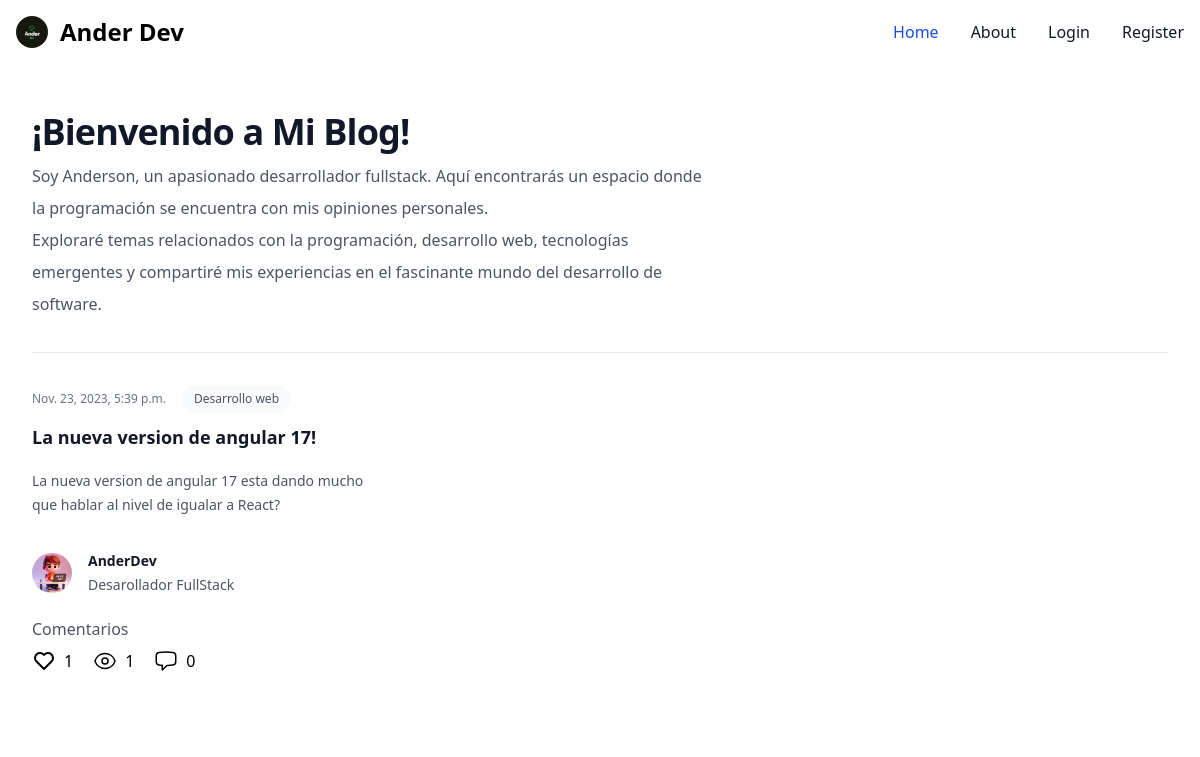
The app's page /, older data.
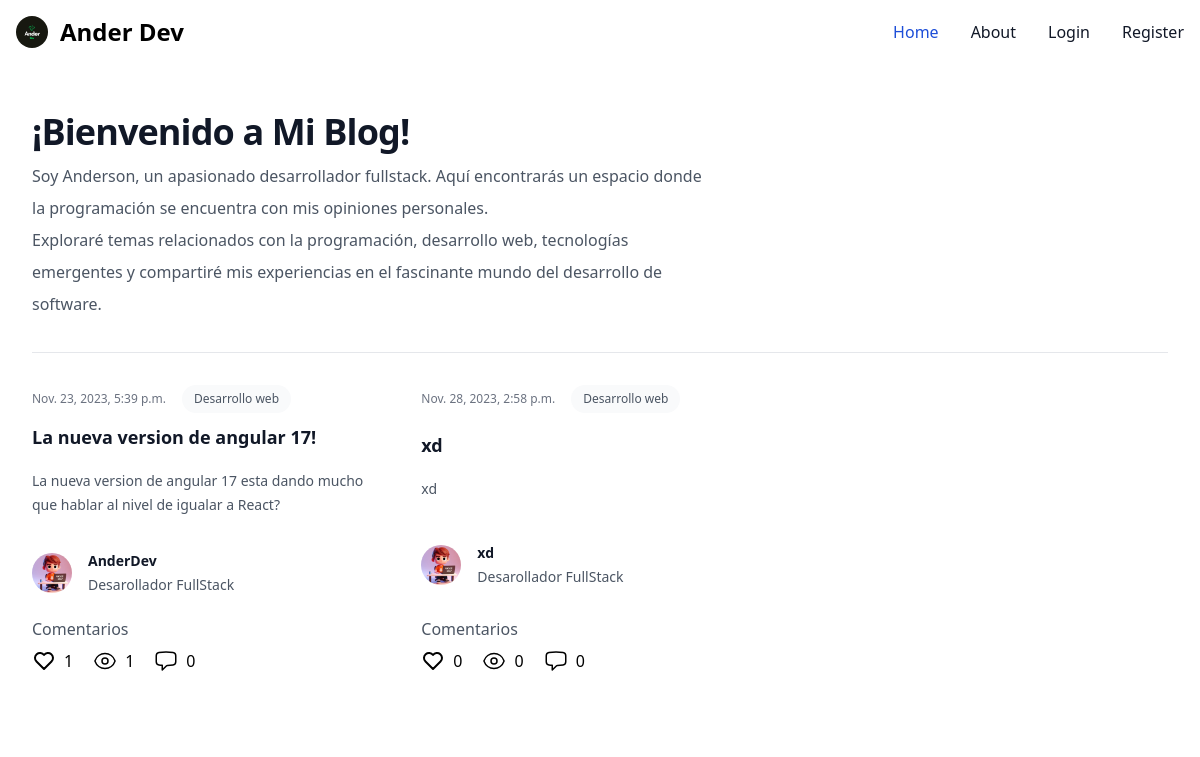
The same page, newer data.
### core/models.py (models this page shows, shortened)
class Post(models.Model):
    author = models.CharField(max_length=150, verbose_name='Author', blank=False, null=False)
    publicado = models.DateTimeField(auto_now_add=True)
    actualizado = models.DateTimeField(auto_now=True)
    categoria = models.ForeignKey(Categoria, on_delete=models.CASCADE)
    title = models.CharField(max_length=150,verbose_name='Title')
    content = models.TextField()
    picture = models.ImageField(upload_to='img/')
    slug = models.SlugField()
    @property
    def get_comment_count(self):
        return self.comment_set.all().count()
    @property
    def get_likes_count(self):
        return self.like_set.all().count()
    @property
    def get_views_count(self):
        return self.postview_set.all().count()

class Categoria(models.Model):
    name = models.CharField(max_length=150, verbose_name='Categoria')
    def __str__(self):
        return self.name

### core/views.py (the view)
# urls.py: path('',HomeView.as_view(), name='Home'),
class HomeView(View):
    def get(self, request, *args, **kwargs):
        dashboardinit = request.user.has_perm('core.can_add_post_view')
        posts = Post.objects.all()
        context = {
            'posts':posts,
            'dashboardinit':dashboardinit
        }
        return render(request,'post/index.html',context)

### templates/post/index.html (shortened to what this page needs)
{% extends "post/base.html" %}
{% load static %}
{% block content %}
    <section>
        <div class="bg-white py-14 sm:py-12">
          <div class="mx-auto max-w-7xl px-6 lg:px-8">
            <div class="mx-auto max-w-2xl lg:mx-0">
              <h2 class="text-3xl font-bold tracking-tight text-gray-900 sm:text-4xl">¡Bienvenido a Mi Blog!</h2>
              <p class="mt-2 text-base leading-8 text-gray-600">
                Soy Anderson, un apasionado desarrollador fullstack. Aquí encontrarás un espacio donde la programación se encuentra con mis opiniones personales.
            </p>
            <p class="text-base leading-8 text-gray-600">
              Exploraré temas relacionados con la programación, desarrollo web, tecnologías emergentes y compartiré mis experiencias en el fascinante mundo del desarrollo de software.
          </p>
          </div>
            <div class="mx-auto grid max-w-2xl grid-cols-1 gap-x-8 gap-y-16 border-t border-gray-200 sm:mt-8 sm:pt-8 lg:mx-0 lg:max-w-none lg:grid-cols-3">
              {% for post in posts %}
                <article class="flex max-w-xl flex-col items-start justify-between">
                  <div class="flex items-center gap-x-4 text-xs">
                    <time class="text-gray-500">{{post.publicado}}</time>
                    <a class="relative z-10 rounded-full bg-gray-50 px-3 py-1.5 font-medium text-gray-600 hover:bg-gray-100">{{post.categoria}}</a>
                  </div>
                  <div class="group relative">
                    <h3 class="mt-3 text-lg font-semibold leading-6 text-gray-900 group-hover:text-gray-600">
                      {% if  user.is_authenticated %}
                        <a href="{{post.get_absolute_url}}">
                      {% else %}
                      <a href="{% url "account_login" %}">
                      {% endif %}
                        <span class="absolute inset-0"></span>
                        {{post.title}}
                      </a>
                    </h3>
                    <p class="mt-5 line-clamp-3 text-sm leading-6 text-gray-600">
                      {{post.content}}
                    </p>
                  </div>
                  <div class="relative mt-8 flex items-center gap-x-4">
                    <img src={% static "logo.jpg" %} alt="" class="h-10 w-10 rounded-full bg-gray-50">
                    <div class="text-sm leading-6">
                      <p class="font-semibold text-gray-900">
                        <a href="#">
                          <span class="absolute inset-0"></span>
                          {{post.author}}
                        </a>
                      </p>
                      <p class="text-gray-600">Desarollador FullStack</p>
                    </div>
                  </div>
                  <div class="mt-5">
                    <h1 class="text-gray-600">Comentarios</h1>
                    <div class="py-2 flex gap-5">
                        {% if user.is_authenticated %}
                          <a href="{{post.get_like_url}}" class="flex gap-2">
                            {% else %}
                          <a href="{% url "account_login" %}" class="flex gap-2">
                        {% endif %}
                          {{post.get_likes_count}}
                        </a>
                        <p class="flex gap-2" >
                            {{post.get_views_count}}
                        </p>
                        <p class="flex gap-2">
                            {{post.get_comment_count}}</p>
                    </div>
                </div>
                </article>
              {% endfor %}
            </div>
          </div>
        </div>
    </section>
{% endblock content %}

### templates/post/base.html (shortened to what this page needs)
{% load static %}
{% load tailwind_tags %}
<html lang="en">
<head>
    {% tailwind_css %}
</head>
<body>
    {% include "includes/navbar.html" %}
    {% block content %}
    {% endblock content %}
</body>
</html>

### templates/includes/navbar.html (shortened to what this page needs)
{% load static %}
<nav class="bg-white border-gray-200 dark:bg-gray-900">
        <div class="max-w-screen-xl flex flex-wrap items-center justify-between mx-auto p-4">
            {% if dashboardinit %}
            <a href="/dashboard" class="flex items-center space-x-3 rtl:space-x-reverse">
                <img src="{% static 'anderdev.png' %}" class="h-8 rounded-full" alt="Logo" />
                <span class="self-center text-2xl font-semibold whitespace-nowrap dark:text-white">Ander Dev</span>
            </a>
            {% else %}
                <a href="#" class="flex items-center space-x-3 rtl:space-x-reverse">
                    <img src="{% static 'anderdev.png' %}" class="h-8 rounded-full" alt="Logo" />
                    <span class="self-center text-2xl font-semibold whitespace-nowrap dark:text-white">Ander Dev</span>
                </a>
            {% endif %}
        <div class="hidden w-full md:block md:w-auto" id="navbar-default">
            <ul class="font-medium flex flex-col p-4 md:p-0 mt-4 border border-gray-100 rounded-lg bg-gray-50 md:flex-row md:space-x-8 rtl:space-x-reverse md:mt-0 md:border-0 md:bg-white dark:bg-gray-800 md:dark:bg-gray-900 dark:border-gray-700">
            <li>
                <a href="#" class="block py-2 px-3 text-white bg-blue-700 rounded md:bg-transparent md:text-blue-700 md:p-0 dark:text-white md:dark:text-blue-500" aria-current="page">Home</a>
            </li>
            <li>
                <a href="#" class="block py-2 px-3 text-gray-900 rounded hover:bg-gray-100 md:hover:bg-transparent md:border-0 md:hover:text-blue-700 md:p-0 dark:text-white md:dark:hover:text-blue-500 dark:hover:bg-gray-700 dark:hover:text-white md:dark:hover:bg-transparent">About</a>
            </li>
            {% if user.is_authenticated %}
            <li>
                <a href="{% url "account_logout" %}" class="block py-2 px-3 text-gray-900 rounded hover:bg-gray-100 md:hover:bg-transparent md:border-0 md:hover:text-blue-700 md:p-0 dark:text-white md:dark:hover:text-blue-500 dark:hover:bg-gray-700 dark:hover:text-white md:dark:hover:bg-transparent">Sign out</a>
            </li>
            {% else %}
            <li>
                <a href="{% url "account_login" %}" class="block py-2 px-3 text-gray-900 rounded hover:bg-gray-100 md:hover:bg-transparent md:border-0 md:hover:text-blue-700 md:p-0 dark:text-white md:dark:hover:text-blue-500 dark:hover:bg-gray-700 dark:hover:text-white md:dark:hover:bg-transparent">Login</a>
            </li>
            <li>
                <a href="{% url "account_signup" %}" class="block py-2 px-3 text-gray-900 rounded hover:bg-gray-100 md:hover:bg-transparent md:border-0 md:hover:text-blue-700 md:p-0 dark:text-white md:dark:hover:text-blue-500 dark:hover:bg-gray-700 dark:hover:text-white md:dark:hover:bg-transparent">Register</a>
            </li>
            {% endif %}
            </ul>
        </div>
        </div>
    </nav>

Row changes from the older to the newer data that the page shows:
added Post: publicado "Nov. 28, 2023, 2:58 p.m.", categoria "Desarrollo web", title "xd", content "xd", author "xd", get_likes_count "0", get_views_count "0", get_comment_count "0"
